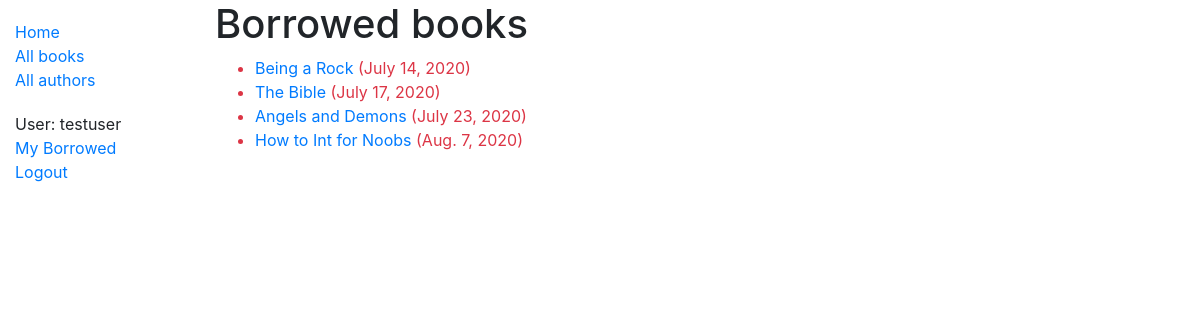
/catalog/mybooks/ (signed in), run on the app's committed database.
### catalog/models.py (models this page shows, shortened)
class BookInstance(models.Model):
    id = models.UUIDField(primary_key=True, default=uuid.uuid4, help_text='Unique ID for this particular book across whole library')
    book = models.ForeignKey('Book', on_delete=models.SET_NULL, null=True)
    imprint = models.CharField(max_length=200)
    due_back = models.DateField(null=True, blank=True)
    LOAN_STATUS = (
        ('m', 'Maintenance'),
        ('o', 'On loan'),
        ('a', 'Available'),
        ('r', 'Reserved'),
    )
    status = models.CharField(
        max_length=1,
        choices=LOAN_STATUS,
        blank=True,
        default='m',
        help_text='Book availability',
    )
    borrower = models.ForeignKey(User, on_delete=models.SET_NULL, null=True, blank=True)
    class Meta:
        ordering = ['status', 'due_back']
        permissions = (("can_mark_returned", "Set book as returned"),)
    @property
    def is_overdue(self):
    	if self.due_back and date.today() > self.due_back:
    		return True
    	return False

class Book(models.Model):
    title = models.CharField(max_length=200)
    author = models.ForeignKey('Author', on_delete=models.SET_NULL, null=True)
    language = models.ForeignKey('Language', on_delete=models.SET_NULL, null=True)
    summary = models.TextField(max_length=1000, help_text='Enter a brief description of the book')
    isbn = models.CharField('ISBN', max_length=13, help_text='13 Character <a href="https://www.isbn-international.org/content/what-isbn">ISBN number</a>')
    genre = models.ManyToManyField(Genre, help_text='Select a genre for this book')
    def display_genre(self):
        """Create a string for the Genre. This is required to display genre in Admin."""
        return ', '.join(genre.name for genre in self.genre.all()[:3])
    display_genre.short_description = 'Genre'

### catalog/views.py (the view)
# urls.py: path('mybooks/', views.LoanedBooksByUserListView.as_view(), name='my-borrowed'),
class LoanedBooksByUserListView(LoginRequiredMixin, generic.ListView):
    model = BookInstance
    template_name ='catalog/bookinstance_list_borrowed_user.html'
    paginate_by = 10
    def get_queryset(self):
        return BookInstance.objects.filter(borrower=self.request.user).filter(status__exact='o').order_by('due_back')

### catalog/templates/catalog/bookinstance_list_borrowed_user.html
{% extends "catalog/base_generic.html" %}
{% block content %}
    <h1>Borrowed books</h1>
    {% if bookinstance_list %}
    <ul>
      {% for bookinst in bookinstance_list %}
      <li class="{% if bookinst.is_overdue %}text-danger{% endif %}">
        <a href="{% url 'book-detail' bookinst.book.pk %}">{{bookinst.book.title}}</a> ({{ bookinst.due_back }})
      </li>
      {% endfor %}
    </ul>
    {% else %}
      <p>There are no books borrowed.</p>
    {% endif %}
{% endblock %}

### catalog/templates/catalog/base_generic.html (shortened to what this page needs)
<!DOCTYPE html>
<html lang="en">
   <head>
      <link rel="stylesheet" href="https://stackpath.bootstrapcdn.com/bootstrap/4.1.3/css/bootstrap.min.css">
      {% load static %}
      <link rel="stylesheet" href="{% static 'css/styles.css' %}">
   </head>
   <body>
      <div class="container-fluid">
         <div class="row">
            <div class="col-sm-2">
               {% block sidebar %}
               <ul class="sidebar-nav">
                  <li><a href="{% url 'index' %}">Home</a></li>
                  <li><a href="{% url 'books' %}">All books</a></li>
                  <li><a href="{% url 'authors' %}">All authors</a></li>
               </ul>
               <ul class="sidebar-nav">
                  {% if user.is_authenticated %}
                  <li>User: {{ user.get_username }}</li>
                  <li><a href="{% url 'my-borrowed' %}">My Borrowed</a></li>
                  <li><a href="{% url 'logout'%}?next={{request.path}}">Logout</a></li>
                  {% else %}
                  <li><a href="{% url 'login'%}?next={{request.path}}">Login</a></li>
                  {% endif %}
               </ul>
               {% endblock %}
            </div>
            <div class="col-sm-10 ">{% block content %}{% endblock %}</div>
         </div>
      </div>
   </body>
</html>

### catalog/static/css/styles.css (style rules this page uses)
.sidebar-nav { margin-top: 20px; padding: 0; list-style: none; }

### data on the page
BookInstance: book "Being a Rock", due_back "July 14, 2020"
BookInstance: book "The Bible", due_back "July 17, 2020"
BookInstance: book "Angels and Demons", due_back "July 23, 2020"
BookInstance: book "How to Int for Noobs", due_back "Aug. 7, 2020"

### other printed values
{{ user.get_username }} "testuser"
